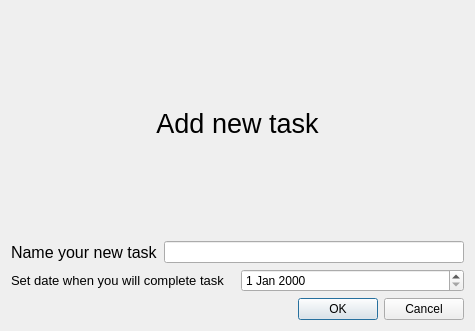
<?xml version="1.0" encoding="UTF-8"?>
<ui version="4.0">
 <class>AddTaskWindow</class>
 <widget class="QDialog" name="AddTaskWindow">
  <property name="geometry">
   <rect>
    <x>0</x>
    <y>0</y>
    <width>475</width>
    <height>331</height>
   </rect>
  </property>
  <property name="windowTitle">
   <string>Dialog</string>
  </property>
  <layout class="QVBoxLayout" name="verticalLayout">
   <item>
    <widget class="QLabel" name="label">
     <property name="font">
      <font>
       <pointsize>20</pointsize>
      </font>
     </property>
     <property name="text">
      <string>Add new task</string>
     </property>
     <property name="alignment">
      <set>Qt::AlignCenter</set>
     </property>
    </widget>
   </item>
   <item>
    <layout class="QHBoxLayout" name="horizontalLayout">
     <item>
      <widget class="QLabel" name="label_2">
       <property name="font">
        <font>
         <pointsize>12</pointsize>
        </font>
       </property>
       <property name="text">
        <string>Name your new task</string>
       </property>
      </widget>
     </item>
     <item>
      <widget class="QLineEdit" name="lineEdit"/>
     </item>
    </layout>
   </item>
   <item>
    <layout class="QHBoxLayout" name="horizontalLayout_2">
     <item>
      <widget class="QLabel" name="label_3">
       <property name="font">
        <font>
         <pointsize>10</pointsize>
        </font>
       </property>
       <property name="text">
        <string>Set date when you will complete task</string>
       </property>
      </widget>
     </item>
     <item>
      <widget class="QDateEdit" name="dateEdit"/>
     </item>
    </layout>
   </item>
   <item>
    <widget class="QDialogButtonBox" name="buttonBox">
     <property name="orientation">
      <enum>Qt::Horizontal</enum>
     </property>
     <property name="standardButtons">
      <set>QDialogButtonBox::Cancel|QDialogButtonBox::Ok</set>
     </property>
    </widget>
   </item>
  </layout>
 </widget>
 <resources/>
 <connections>
  <connection>
   <sender>buttonBox</sender>
   <signal>accepted()</signal>
   <receiver>AddTaskWindow</receiver>
   <slot>accept()</slot>
   <hints>
    <hint type="sourcelabel">
     <x>257</x>
     <y>321</y>
    </hint>
    <hint type="destinationlabel">
     <x>157</x>
     <y>274</y>
    </hint>
   </hints>
  </connection>
  <connection>
   <sender>buttonBox</sender>
   <signal>rejected()</signal>
   <receiver>AddTaskWindow</receiver>
   <slot>reject()</slot>
   <hints>
    <hint type="sourcelabel">
     <x>325</x>
     <y>321</y>
    </hint>
    <hint type="destinationlabel">
     <x>286</x>
     <y>274</y>
    </hint>
   </hints>
  </connection>
 </connections>
</ui>
